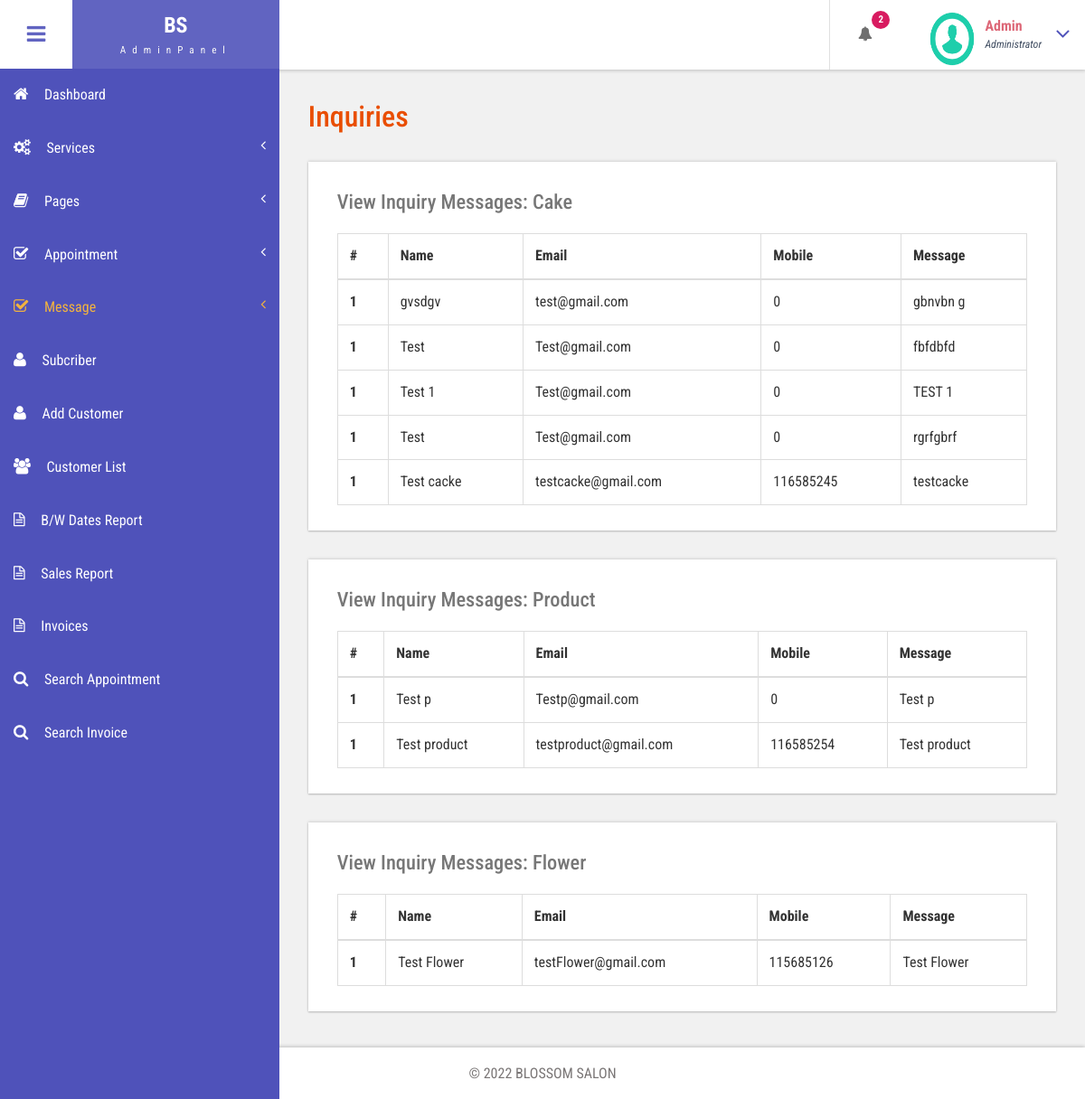
The app's page /admin/message.php (signed in) with its own data.
### tables this page shows
CREATE TABLE `mail` (
  `ID` int(11) NOT NULL,
  `Name` text NOT NULL,
  `Email` varchar(255) NOT NULL,
  `Message` text NOT NULL,
  `Type` tinyint(4) NOT NULL,
  `Mobile` int(11) NOT NULL
);

### admin/message.php (the view, shortened to what this page needs)
<?php
include('includes/dbconnection.php');
if (strlen($_SESSION['bpmsaid']==0)) {
  header('location:logout.php');
  } else{
$type=[1=>"Cake","Flower","Product"];
  ?>
<!DOCTYPE HTML>
<html>
<head>
<link href="css/bootstrap.css" rel='stylesheet' type='text/css' />
<link href="css/style.css" rel='stylesheet' type='text/css' />
<link href="css/font-awesome.css" rel="stylesheet">
<link href="css/animate.css" rel="stylesheet" type="text/css" media="all">
<link href="css/custom.css" rel="stylesheet">
</head>
<body class="cbp-spmenu-push">
	<div class="main-content">
		 <?php include_once('includes/sidebar.php');?>
		 <?php include_once('includes/header.php');?>
		<div id="page-wrapper">
			<div class="main-page">
				<div class="tables">
					<h3 class="title1">Inquiries</h3>
<?php
$ret=mysqli_query($con,"select *from mail");
$cnt=1;
while ($row=mysqli_fetch_array($ret)) {   $r[$row['Type']][$row['ID']]=$row;    }
		foreach($r AS $K=>$V){
			?>
				<div class="table-responsive bs-example widget-shadow">
						<h4>View Inquiry Messages:  <?php  echo $type[$K]; ?></h4>
						<table class="table table-bordered"> <thead> <tr> <th>#</th> <th>Name</th> <th>Email</th> <th>Mobile</th>  <th>Message</th> </tr> </thead>
						<tbody>
							<?php
								foreach($V as $k=>$v){
									 ?><tr> <th scope="row"><?php echo $cnt;?></th> <td><?php  echo $v['Name'];?></td> <td><?php  echo $v['Email'];?></td><td><?php  echo $v['Mobile'];?></td><td><?php  echo $v['Message'];?></td> </tr>  <?php
								}
							?>
						</tbody> </table>
					</div>
			<?php
		} ?>
				</div>
			</div>
		</div>
		 <?php include_once('includes/footer.php');?>
	</div>
</body>
</html>
<?php }  ?>

### admin/includes/header.php (shortened to what this page needs)
<div class="sticky-header header-section ">
      <div class="header-left">
        <button id="showLeftPush"><i class="fa fa-bars"></i></button>
        <div class="logo">
          <a href="index.html">
            <h1>BS</h1>
            <span>AdminPanel</span>
          </a>
        </div>
      </div>
      <div class="header-right">
        <div class="profile_details_left">
          <ul class="nofitications-dropdown">
            <?php
$ret1=mysqli_query($con,"select ID,Name from  tblappointment where Status=''");
$num=mysqli_num_rows($ret1);
?>
            <li class="dropdown head-dpdn">
              <a href="#" class="dropdown-toggle" data-toggle="dropdown" aria-expanded="false"><i class="fa fa-bell"></i><span class="badge blue"><?php echo $num;?></span></a>
            </li>
          </ul>
          <div class="clearfix"> </div>
        </div>
        <div class="profile_details">
        <?php
$adid=$_SESSION['bpmsaid'];
$ret=mysqli_query($con,"select AdminName from tbladmin where ID='$adid'");
$row=mysqli_fetch_array($ret);
$name=$row['AdminName'];
?>
          <ul>
            <li class="dropdown profile_details_drop">
              <a href="#" class="dropdown-toggle" data-toggle="dropdown" aria-expanded="false">
                <div class="profile_img">
                  <span class="prfil-img"><img src="images/download (1).png" alt="" width="50" height="60"> </span>
                  <div class="user-name">
                    <p><?php echo $name; ?></p>
                    <span>Administrator</span>
                  </div>
                  <i class="fa fa-angle-down lnr"></i>
                  <div class="clearfix"></div>
                </div>
              </a>
            </li>
          </ul>
        </div>
      </div>
      <div class="clearfix"> </div>
    </div>

### admin/css/style.css (style rules this page uses)
h4, h5, h6, h1, h2, h3 { margin: 0; }
ul, ol { margin: 0; }
p { margin: 0; }
html, body { font-family: 'Roboto Condensed', sans-serif; font-size: 100%; overflow-x: hidden; background: #fff; }
body a { transition: 0.5s all ease; -webkit-transition: 0.5s all ease; -moz-transition: 0.5s all ease; -o-transition: 0.5s all ease; -ms-transition: 0.5s all ease; text-decoration:none; }
h1,h2,h3,h4,h5,h6 { margin:0; }
p { margin:0; }
ul,label { margin:0; padding:0; }
.main-content { position: relative; }
.sticky-header { position: fixed; top: 0; left:0px; width: 100%; z-index: 100; }
.header-section { background:#FFF; box-shadow: 1px 1px 4px rgba(0, 0, 0, 0.21); -webkit-box-shadow: 1px 1px 4px rgba(0, 0, 0, 0.21); -moz-box-shadow: 1px 1px 4px rgba(0, 0, 0, 0.21); -o-box-shadow: 1px 1px 4px rgba(0, 0, 0, 0.21); }
.header-section::after { clear: both; display: block; content: ''; }
.header-left { float: left; width: 45%; }
.header-right { float: right; }
button#showLeftPush { font-size: 1.5em; width: 80px; padding: 0.87em 0; text-align: center; cursor: pointer; float: left; color: #6F6F6F; -moz-transition: all 0.2s ease-out 0s; -webkit-transition: all 0.2s ease-out 0s; transition: all 0.2s ease-out 0s; border: none; background-color: #fff; outline:none; }
.cbp-spmenu-push { overflow-x: hidden; position: relative; }
.cbp-spmenu, .cbp-spmenu-push { -webkit-transition: all 0.3s ease; -moz-transition: all 0.3s ease; transition: all 0.3s ease; }
.cbp-spmenu-push div#page-wrapper { margin: 0 0 0 19.3em; transition:.5s all; -webkit-transition:.5s all; -moz-transition:.5s all; }
.fa { display: inline-block; font-family: FontAwesome; font-style: normal; font-weight: normal; line-height: 1; -webkit-font-smoothing: antialiased; -moz-osx-font-smoothing: grayscale; }
.logo { background: #6164C1; text-align: center; float: left; }
.logo a { padding: 0.9em 3.3em .7em; display: block; text-decoration: none; }
.logo a h1 { color: #fff; font-size: 1.5em; line-height: 1.2em; font-weight: 700; }
.logo a span { color: #F8F8F8; font-size: .7em; text-align: center; letter-spacing: 7px; }
.profile_details_left { float: left; }
li.dropdown.head-dpdn { display: inline-block; padding: 1.7em 0; border-left: 1px solid #E0E0E0; float: left; }
li.dropdown.head-dpdn a.dropdown-toggle { padding: 1.7em 2em; }
i.fa.fa-bell { color:#6F6F6F; }
.header-right span.badge { font-size: 11px; font-weight: bold; color: #FFF; background: #8BC34A; line-height: 15px; width: 20px; height: 20px; border-radius: 2em; -webkit-border-radius: 2em; -moz-border-radius: 2em; -o-border-radius: 2em; text-align: center; display: inline-block; position: absolute; top: 16%; padding: 2px 0 0; }
.header-right span.blue { background-color:#D81B60; }
.profile_details { float: right; }
.profile_details_drop a.dropdown-toggle { display:block; padding: 0.8em 3em 0 2em; }
.profile_img span.prfil-img { float:left; }
.user-name { float:left; margin-top:8px; margin-left:11px; height:35px; }
.profile_details ul li { list-style-type:none; position:relative; }
.profile_details li a i.fa.lnr { position: absolute; top: 34%; right: 8%; color: #4F52BA; font-size: 1.6em; }
.user-name p { font-size:1em; color:#DD6777; line-height:1em; font-weight:700; }
.user-name span { font-size: .75em; font-style: italic; color: #424f63; font-weight: normal; margin-top: .3em; }
.widget-shadow { background-color: #fff; box-shadow: 0 -1px 3px rgba(0,0,0,.12),0 1px 2px rgba(0,0,0,.24); -webkit-box-shadow: 0 -1px 3px rgba(0,0,0,.12),0 1px 2px rgba(0,0,0,.24); -moz-box-shadow: 0 -1px 3px rgba(0,0,0,.12),0 1px 2px rgba(0,0,0,.24); }
h3.title1 { font-size: 2em; color: #e94e02; margin-bottom: 0.8em; }
.table > thead > tr > th, .table > tbody > tr > th, .table > tfoot > tr > th, .table > thead > tr > td, .table > tbody > tr > td, .table > tfoot > tr > td { border-top: none; }
.tables h4 { font-size: 1.4em; margin-bottom: 1em; color: #777777; }
.tables .panel-body ,.tables .bs-example { padding: 2em 2em 0.5em; }
.tables .table > thead > tr > th, .tables .table > tbody > tr > th, .tables .table > tfoot > tr > th, .tables .table > thead > tr > td, .tables .table > tbody > tr > td, .tables .table > tfoot > tr > td { padding: 13px; border-top: 1px solid #E0E0E0; }
.bs-example { margin-top: 2em; }

### admin/css/custom.css (style rules this page uses)
#page-wrapper { padding:7em 2em 2.5em; background-color: #F1F1F1; }

### records on screen
mail: Name "gvsdgv", Email "test@gmail.com", Mobile "0", Message "gbnvbn g"
mail: Name "Test", Email "Test@gmail.com", Mobile "0", Message "fbfdbfd"
mail: Name "Test 1", Email "Test@gmail.com", Mobile "0", Message "TEST 1"
mail: Name "Test", Email "Test@gmail.com", Mobile "0", Message "rgrfgbrf"
mail: Name "Test cacke", Email "testcacke@gmail.com", Mobile "116585245", Message "testcacke"
mail: Name "Test p", Email "Testp@gmail.com", Mobile "0", Message "Test p"
mail: Name "Test product", Email "testproduct@gmail.com", Mobile "116585254", Message "Test product"
mail: Name "Test Flower", Email "testFlower@gmail.com", Mobile "115685126", Message "Test Flower"

### other values on screen
$num "2"
$name "Admin"
$type[$K] "Cake"
$type[$K] "Product"
$type[$K] "Flower"
